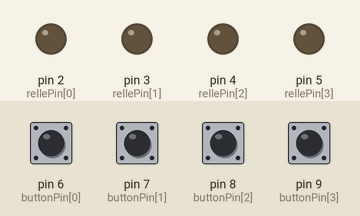
The sketch below on a simulated Arduino Uno, built with avr-gcc and run on an emulated ATmega328P. On the bench: output pins drawn as LEDs (lit = HIGH). The test bench sets the inputs (shaded band); at power-on: pin 6 (buttonPin[0]), pin 7 (buttonPin[1]), pin 8 (buttonPin[2]), pin 9 (buttonPin[3]) LOW. WiFi joins after 1.5 s; servers stay silent unless stated; EEPROM starts erased; no MQTT or app messages arrive unless stated.

Above: at 2.7 s.
2.8 s: pin 6 (buttonPin[0]) pulled HIGH for 0.5 s
At 3.37 s:
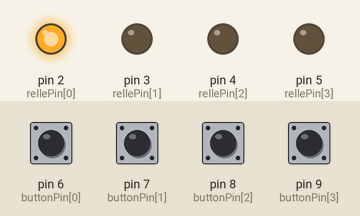
5.0 s: pin 7 (buttonPin[1]) pulled HIGH for 0.5 s
At 5.48 s:
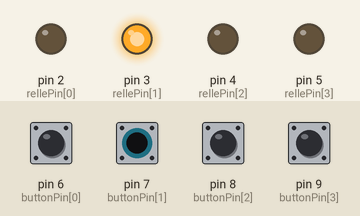
7.1 s: pin 8 (buttonPin[2]) pulled HIGH for 0.5 s
At 7.58 s:
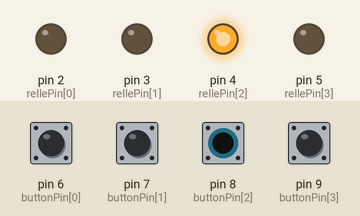
9.2 s: pin 9 (buttonPin[3]) pulled HIGH for 0.5 s
At 9.69 s:
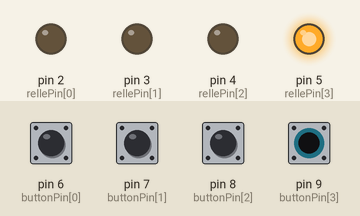
11.3 s: pin 6 (buttonPin[0]) driven HIGH and pin 7 (buttonPin[1]) driven HIGH and pin 8 (buttonPin[2]) driven HIGH and pin 9 (buttonPin[3]) driven HIGH
At 12.3 s:
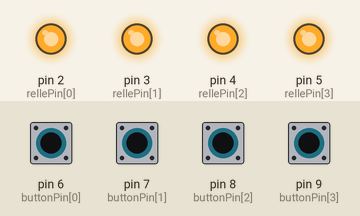
13.2 s: pin 6 (buttonPin[0]) driven LOW
At 13.6 s:
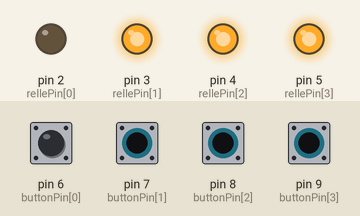
Timing chart, 0 to 15.7 s (numbered marks = the images above; inputs shaded):
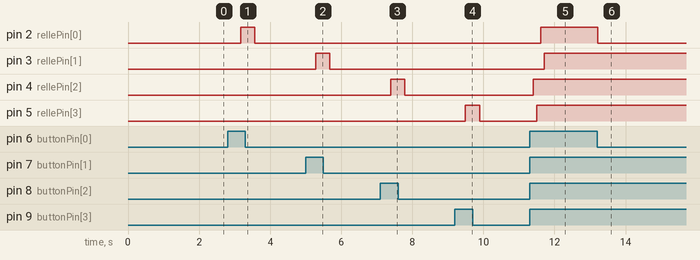

Measured:
- after the input at 2.8 s, pin 2 (rellePin[0]): LOW → HIGH after 0.37 s, → LOW 0.40 s later
- after the input at 5.0 s, pin 3 (rellePin[1]): LOW → HIGH after 0.28 s, → LOW 0.40 s later
- after the input at 7.1 s, pin 4 (rellePin[2]): LOW → HIGH after 0.29 s, → LOW 0.40 s later
- after the input at 9.2 s, pin 5 (rellePin[3]): LOW → HIGH after 0.29 s, → LOW 0.40 s later
- after the input at 11.3 s, pin 2 (rellePin[0]): LOW → HIGH after 0.31 s; pin 3 (rellePin[1]): LOW → HIGH after 0.41 s; pin 4 (rellePin[2]): LOW → HIGH after 0.10 s; pin 5 (rellePin[3]): LOW → HIGH after 0.21 s
- after the input at 13.2 s, pin 2 (rellePin[0]): HIGH → LOW at once

The sketch:

ipostego_uno.ino
```cpp
#include <EEPROM.h>
#include <SPI.h>
#include <Ethernet.h>
#include <PubSubClient.h>
byte mac[] = {   0x00, 0xAB, 0xBC, 0xCA, 0xDE, 0x01 };
IPAddress ip(192, 168, 2, 203);
IPAddress server(192, 168, 2, 11);
EthernetClient ethClient;
PubSubClient client(ethClient);
const int buttonPin[] = {6, 7, 8, 9}; // switch pins
const int rellePin[] = {2, 3, 4, 5}; // relle pins
const int lenCnt = 4;
int switchNo = 0;
int switchStatus = 0;
int buttonState = 0;         // current state of the button
int lastButtonState = 0; // previous state of the button
int relleStatus = 0;
char pin[5];
String str1, str2, str3;

void setup() {

  for (int p = 0; p < lenCnt; p++)
  {
    pinMode(buttonPin[p], INPUT); // Set the mode to INPUT
    pinMode(rellePin[p], OUTPUT); // Set the mode to OUTPUT

  }
  //   Serial.begin(9600);
  client.setServer(server, 1883);
  client.setCallback(callback);

  Ethernet.begin(mac, ip);
  delay(1500);
}
void loop() {
  if (!client.connected()) {
    reconnect();
  }
  client.loop();

  for (int p = 0; p < lenCnt; p++)
  {
    buttonState = digitalRead(buttonPin[p]);
    lastButtonState = EEPROM.read(buttonPin[p]);
    relleStatus = EEPROM.read(buttonPin[p] - 4);
    if (buttonState != lastButtonState) {
      EEPROM.update(buttonPin[p] , buttonState);
      EEPROM.update(buttonPin[p] - 4, !relleStatus);
      digitalWrite(buttonPin[p] - 4, !relleStatus);

      //     Serial.println("loop");
      //  Serial.println(buttonPin[p]);
      //     Serial.println(lastButtonState);

      if (buttonPin[p] == 6 && relleStatus == 0) {
        client.publish("ipostego1", "ON");

      }
      else if (buttonPin[p]  == 6 && relleStatus == 1) {
        client.publish("ipostego1", "OFF");
      }
      if (buttonPin[p] == 7 && relleStatus == 0) {
        client.publish("ipostego2", "ON");

      }
      else if (buttonPin[p]  == 7 && relleStatus == 1) {
        client.publish("ipostego2", "OFF");
      }
      if (buttonPin[p] == 8 && relleStatus == 0) {
        client.publish("ipostego3", "ON");

      }
      else if (buttonPin[p]  == 8 && relleStatus == 1) {
        client.publish("ipostego3", "OFF");
      }
      if (buttonPin[p] == 9 && relleStatus == 0) {
        client.publish("ipostego4", "ON");

      }
      else if (buttonPin[p]  == 9 && relleStatus  == 1) {
        client.publish("ipostego4", "OFF");
      }


    }
    delay(100);
  }
}

void reconnect() {
  // Loop until we're reconnected
  while (!client.connected()) {
    //   Serial.print("Attempting MQTT connection...");
    // Attempt to connect
    if (client.connect("arduinoipostego")) {
      //     Serial.println("connected");
      // Once connected, publish an announcement...
      client.publish("tele/ipostego/LWT", "Online");
      // ... and resubscribe
      client.subscribe("cmnd/ipostego/power");
    } else {
      //      Serial.print("failed, rc=");
      //      Serial.print(client.state());
      //      Serial.println(" try again in 5 seconds");
      // Wait 5 seconds before retrying
      delay(5000);
    }
  }
}

void callback(char* topic, byte* payload, unsigned int length) {
  switchNo = (payload[0] & 0xf) * 10 + (payload[1] & 0xf);
  switchStatus = (payload[2] & 0xf);
  digitalWrite(switchNo, switchStatus);
  EEPROM.update(switchNo , switchStatus);
  //      Serial.println("callback");
  //   Serial.println(switchNo);
  if (switchNo == 02 && switchStatus == 1) {
    client.publish("ipostego1", "ON");

  }
  else if (switchNo == 02 && switchStatus == 0) {
    client.publish("ipostego1", "OFF");
  }
  if (switchNo == 03 && switchStatus == 1) {
    client.publish("ipostego2", "ON");

  }
  else if (switchNo == 03 && switchStatus == 0) {
    client.publish("ipostego2", "OFF");
  }
  if (switchNo == 04 && switchStatus == 1) {
    client.publish("ipostego3", "ON");

  }
  else if (switchNo == 04 && switchStatus == 0) {
    client.publish("ipostego3", "OFF");
  }
  if (switchNo == 05 && switchStatus == 1) {
    client.publish("ipostego4", "ON");

  }
  else if (switchNo == 05 && switchStatus == 0) {
    client.publish("ipostego4", "OFF");
  }
}
```
